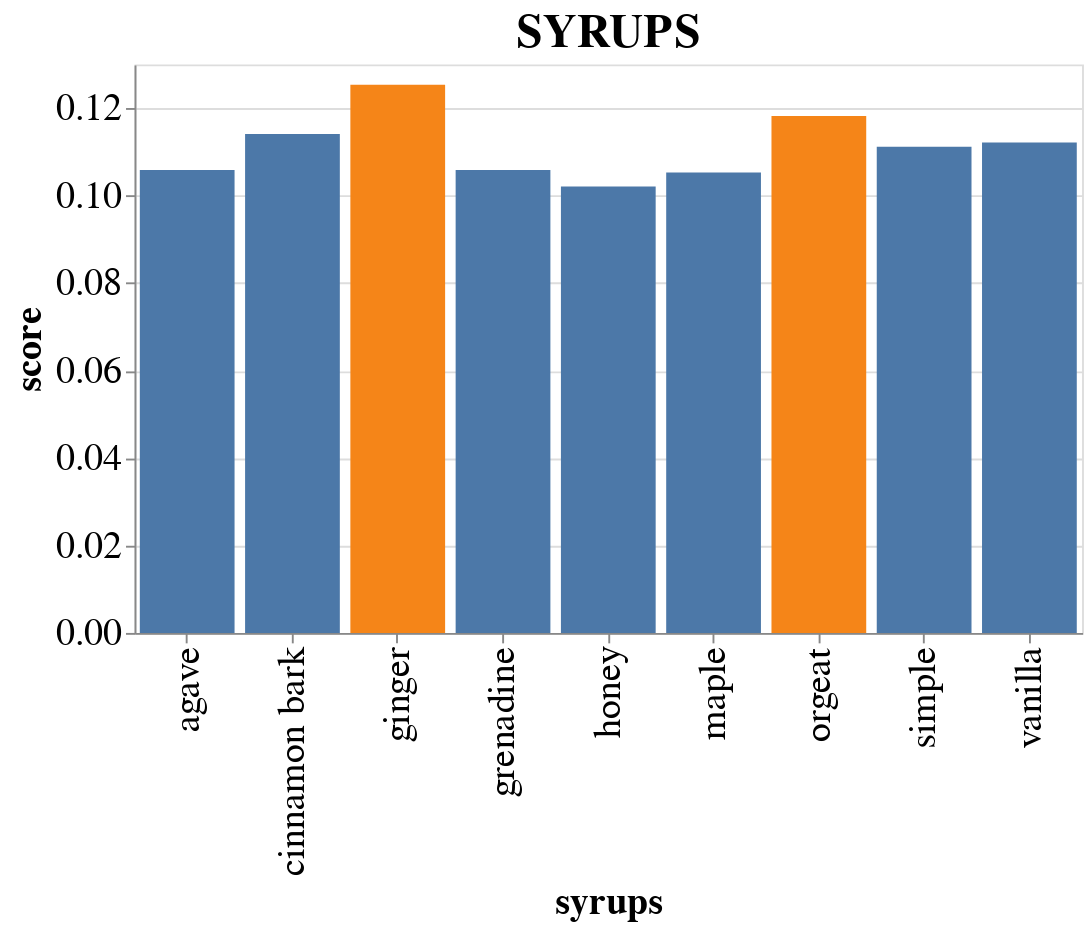

The code cell stored with this chart in its notebook:
### Code cell
C.plot_ingredient_scores('syrups')

### Figure 1 — Vega-Lite specification as saved in the notebook (floating-point values rounded to 4 significant figures)
{"config": {"view": {"continuousWidth": 400, "continuousHeight": 300}, "axis": {"labelFontSize": 20, "titleFontSize": 20}, "title": {"fontSize": 25}}, "data": {"name": "data-6858b7fc4cb9e12568bbc4ddd6cea04e"}, "mark": "bar", "encoding": {"color": {"type": "nominal", "field": "col", "legend": null}, "tooltip": [{"type": "nominal", "field": "syrups"}, {"type": "quantitative", "field": "score"}], "x": {"type": "nominal", "field": "syrups"}, "y": {"type": "quantitative", "field": "score"}}, "height": 300, "title": "SYRUPS", "width": 500, "$schema": "https://vega.github.io/schema/vega-lite/v4.8.1.json", "datasets": {"data-6858b7fc4cb9e12568bbc4ddd6cea04e": [{"syrups": "agave ", "score": 0.1059, "col": false}, {"syrups": "cinnamon bark ", "score": 0.1141, "col": false}, {"syrups": "ginger ", "score": 0.1254, "col": true}, {"syrups": "grenadine", "score": 0.1058, "col": false}, {"syrups": "honey ", "score": 0.1021, "col": false}, {"syrups": "maple ", "score": 0.1053, "col": false}, {"syrups": "orgeat", "score": 0.1182, "col": true}, {"syrups": "simple ", "score": 0.1112, "col": false}, {"syrups": "vanilla ", "score": 0.1121, "col": false}]}}
